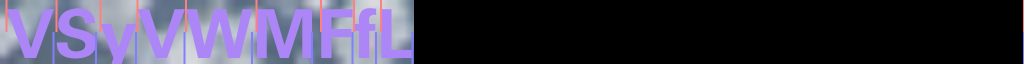
#> input picture Train/syn_data_samples/08-01-18_15_01_locs.png, 2048 x 128 px (shown at 1/2 size)
$ python -i same_degradation.py   (imports and definitions only)
#> lines starting #> are read from the running program, lines starting #| are printed output that depends on the picture
#> further down, picture is the input picture: shape (128, 2048, 3); mean B, G, R 79.4, 59.2, 62.7
import cv2
import os
import numpy as np
import random
import torch
from scipy import ndimage
from scipy.interpolate import interp2d
from util.unprocess import unprocess, random_noise_levels, add_noise
from util.process import process
# from unprocess import unprocess, random_noise_levels, add_noise
# from process import process
# import utils_image as util

from PIL import Image

IMG_EXTENSIONS = [
    '.jpg', '.JPG', '.jpeg', '.JPEG',
    '.png', '.PNG', '.ppm', '.PPM', '.bmp', '.BMP',
]


def is_image_file(filename):
    return any(filename.endswith(extension) for extension in IMG_EXTENSIONS)


def make_dataset(dirs):
    images = []
    assert os.path.isdir(dirs), '%s is not a valid directory' % dirs

    for root, _, fnames in sorted(os.walk(dirs)):
        fnames.sort()
        for fname in fnames:
            if is_image_file(fname):
                path = os.path.join(root, fname)
                images.append(path)

    return images
def get_degrade_seq(img_shape):
    degrade_seq = []
    need_shift = False
    global_sf = None

    # -----------------------
    # isotropic gaussian blur
    # -----------------------
    B_iso = {
        "mode": "blur",
        "kernel_size": random.choice([5, 7, 9, 11, 13, 15, 17]),
        "is_aniso": False,
        "sigma": random.uniform(0.1, 2.8),
    }


    # -------------------------
    # anisotropic gaussian blur
    # -------------------------
    B_aniso = {
        "mode": "blur",
        "kernel_size": random.choice([5, 7, 9, 11, 13, 15, 17]),
        "is_aniso": True,
        "x_sigma": random.uniform(0.5, 8),
        "y_sigma": random.uniform(0.5, 8),
        "rotation": random.uniform(0, 180)
    }
    mode = random.random()
    if mode > 0.75:
        degrade_seq.append(B_iso)
    elif mode > 0.40:
        degrade_seq.append(B_aniso)
    elif mode > 0.2:
        degrade_seq.append(B_iso)
        degrade_seq.append(B_aniso)


    # -----------
    # down sample
    # -----------
    B_down = {
        "mode": "down",
        "sf": random.uniform(2, 6)
    }
    mode = random.random()
    if mode > 0.9:
        B_down["down_mode"] = "nearest"
        B_down["sf"] = random.choice([2, 4, 6])
        need_shift = True
    elif mode > 0.5:
        B_down["down_mode"] = "bilinear"
    else:
        B_down["down_mode"] = "bicubic"
    # elif:
    #     down_mode = random.choice(["bilinear", "bicubic"])
    #     up_mode = random.choice(["bilinear", "bicubic"])
    #     up_sf = random.uniform(0.5, B_down["sf"])
    #     B_down["down_mode"] = down_mode
    #     B_down["sf"] = B_down["sf"] / up_sf
    #     B_up = {
    #         "mode": "down",
    #         "sf": up_sf,
    #         "down_mode": up_mode
    #     }
    #     degrade_seq.append(B_up)

    degrade_seq.append(B_down)
    global_sf = B_down["sf"]

    # --------------
    # gaussian noise
    # --------------
    B_noise = {
        "mode": "noise",
        "noise_level": random.randint(1, 19),
        "noise": np.random.normal(0, random.randint(1, 19), img_shape),
    }
    if random.random() > 0.3:
        degrade_seq.append(B_noise)

    # ----------
    # jpeg noise
    # ----------
    B_jpeg = {
        "mode": "jpeg",
        "qf": random.randint(30, 85)
    }
    if random.random() > 0.3:
        degrade_seq.append(B_jpeg)

    # -------------------
    # Processed camera sensor noise
    # -------------------
    B_camera = {
        "mode": "camera",
    }
    # if random.random() > 0.75:
    #     degrade_seq.append(B_camera)

    # -------
    # shuffle
    # -------
    random.shuffle(degrade_seq)

    # ---------------
    # last jpeg noise
    # ---------------
    B_jpeg_last = {
        "mode": "jpeg",
        "qf": random.randint(30, 85)
    }
    if random.random() > 0.5:
        degrade_seq.append(B_jpeg_last)

    # --------------------
    # restore correct size
    # --------------------
    B_restore = {
        "mode": "restore",
        "sf": global_sf,
        "need_shift": need_shift,
        "up_mode": random.choice(["bilinear", "bicubic"])
    }

    degrade_seq.append(B_restore)
    return degrade_seq

def degrade_process(img, h, w, degrade_seq):
    for degrade_dict in degrade_seq:
        mode = degrade_dict["mode"]
        if mode == "blur":
            img = get_blur(img, degrade_dict)
        elif mode == "down":
            img = get_down(img, degrade_dict)
        elif mode == "noise":
            img = get_noise_without_level(img, degrade_dict)
        elif mode == 'jpeg':
            img = get_jpeg(img, degrade_dict)
        elif mode == 'camera':
            img = get_camera(img, degrade_dict)
        elif mode == 'restore':
            img = get_restore(img, h, w, degrade_dict)
        else:
            exit(mode)
    return img

def degradation_pipeline(img, img2=None):
    h, w, c = np.array(img).shape
#> h = 128; w = 2048; c = 3
    degrade_seq = get_degrade_seq((h, w, c))
    img = degrade_process(img, h, w, degrade_seq)
    if img2 is not None:
        img2 = degrade_process(img2, h, w, degrade_seq)
        # print_degrade_seg(degrade_seq)
    return img, img2


def get_blur(img, degrade_dict):

    img = np.array(img)
    k_size = degrade_dict["kernel_size"]
    if degrade_dict["is_aniso"]:
        sigma_x = degrade_dict["x_sigma"]
        sigma_y = degrade_dict["y_sigma"]
        angle = degrade_dict["rotation"]
    else:
        sigma_x = degrade_dict["sigma"]
        sigma_y = degrade_dict["sigma"]
        angle = 0

    kernel = np.zeros((k_size, k_size))
    d = k_size // 2
    for x in range(-d, d+1):
        for y in range(-d, d+1):
            kernel[x+d][y+d] = get_kernel_pixel(x, y, sigma_x, sigma_y)
    M = cv2.getRotationMatrix2D((k_size//2, k_size//2), angle, 1)
    kernel = cv2.warpAffine(kernel, M, (k_size, k_size))
    kernel = kernel / np.sum(kernel)
    img = ndimage.filters.convolve(img, np.expand_dims(kernel, axis=2), mode='reflect')

    return Image.fromarray(np.uint8(np.clip(img, 0.0, 255.0)))


def get_down(img, degrade_dict):

    img = np.array(img)
    sf = degrade_dict["sf"]
    mode = degrade_dict["down_mode"]
    h, w, c = img.shape
    if mode == "nearest":
        img = img[0::sf, 0::sf, :]
    elif mode == "bilinear":
        new_h, new_w = int(h/sf), int(w/sf)
        img = cv2.resize(img, (new_h, new_w), interpolation=cv2.INTER_LINEAR)
    elif mode == "bicubic":
        new_h, new_w = int(h/sf), int(w/sf)
        img = cv2.resize(img, (new_h, new_w), interpolation=cv2.INTER_CUBIC)
    return Image.fromarray(np.uint8(np.clip(img, 0.0, 255.0)))


def get_noise(img, degrade_dict):
    noise_level = degrade_dict["noise_level"]
    img = np.array(img)
    img = img + np.random.normal(0, noise_level, img.shape)
    return Image.fromarray(np.uint8(np.clip(img, 0.0, 255.0)))

def get_noise_without_level(img, degrade_dict):
    noise = degrade_dict["noise"]
    img = np.array(img)
    h, w, c = img.shape
#> h = 128; w = 2048; c = 3
    img = img + noise[:h, :w, :c]
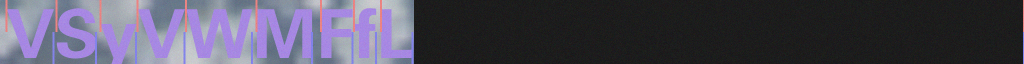
#> img: shape (128, 2048, 3) float64 (shown at 1/2 size); mean B, G, R 79.4, 59.3, 62.7; drawn with min black and max white
    return Image.fromarray(np.uint8(np.clip(img, 0.0, 255.0)))
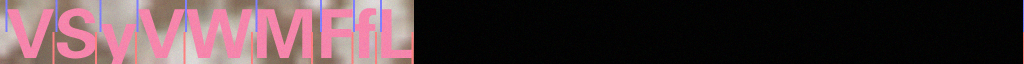
#> returned value: PIL image 2048x128 RGB (shown at 1/2 size); mean R, G, B 80.6, 60.6, 64


def get_jpeg(img, degrade_dict):
    qf = degrade_dict["qf"]
    img = np.array(img)
    encode_param = [int(cv2.IMWRITE_JPEG_QUALITY),qf] # (0,100),higher is better,default is 95
    _, encA = cv2.imencode('.jpg',img,encode_param)
    Img = cv2.imdecode(encA,1)
    return Image.fromarray(np.uint8(np.clip(Img, 0.0, 255.0)))


def get_camera(img, degrade_dict):
    h, w = img.size
    if h // 2 == 0 and w // 2 == 0:
        img = torch.from_numpy(np.array(img)) / 255.0
        deg_img, features = unprocess(img)
        shot_noise, read_noise = random_noise_levels()
        deg_img = add_noise(deg_img, shot_noise, read_noise)
        deg_img = deg_img.unsqueeze(0)
        features['red_gain'] = features['red_gain'].unsqueeze(0)
        features['blue_gain'] = features['blue_gain'].unsqueeze(0)
        features['cam2rgb'] = features['cam2rgb'].unsqueeze(0)
        deg_img = process(deg_img, features['red_gain'], features['blue_gain'], features['cam2rgb'])
        deg_img = deg_img.squeeze(0)
        deg_img = torch.clamp(deg_img * 255.0, 0.0, 255.0).numpy()
        deg_img = deg_img.astype(np.uint8)
        return Image.fromarray(deg_img)
    else:
        return img

def get_restore(img, h, w, degrade_dict):
    need_shift = degrade_dict["need_shift"]
    sf = degrade_dict["sf"]
    img = np.array(img)
    mode = degrade_dict["up_mode"]
    if mode == "bilinear":
        img = cv2.resize(img, (h, w), interpolation=cv2.INTER_LINEAR)
    else:
        img = cv2.resize(img, (h, w), interpolation=cv2.INTER_CUBIC)
    if need_shift:
        img = shift_pixel(img, int(sf))
    return Image.fromarray(img)

def get_kernel_pixel(x, y, sigma_x, sigma_y):
    return 1/(2*np.pi*sigma_x*sigma_y)*np.exp(-((x*x/(2*sigma_x*sigma_x))+(y*y/(2*sigma_y*sigma_y))))


def shift_pixel(x, sf, upper_left=True):
    """shift pixel for super-resolution with different scale factors
    Args:
        x: WxHxC or WxH
        sf: scale factor
        upper_left: shift direction
    """
    h, w = x.shape[:2]
    shift = (sf-1)*0.5
    xv, yv = np.arange(0, w, 1.0), np.arange(0, h, 1.0)
    if upper_left:
        x1 = xv + shift
        y1 = yv + shift
    else:
        x1 = xv - shift
        y1 = yv - shift

    x1 = np.clip(x1, 0, w-1)
    y1 = np.clip(y1, 0, h-1)

    if x.ndim == 2:
        x = interp2d(xv, yv, x)(x1, y1)
    if x.ndim == 3:
        for i in range(x.shape[-1]):
#> (the run stopped early here; a loop or call above may not have finished)
